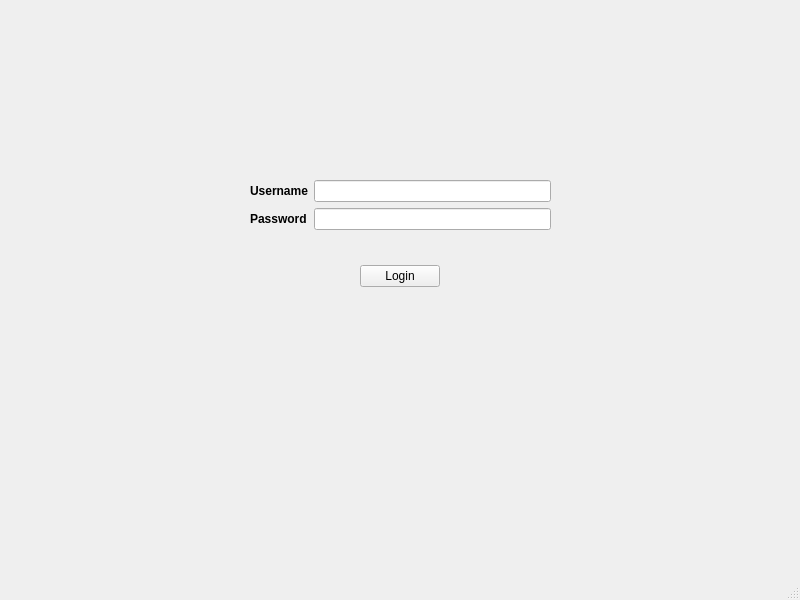
<?xml version="1.0" encoding="UTF-8"?>
<ui version="4.0">
 <class>TestProject</class>
 <widget class="QMainWindow" name="TestProject">
  <property name="geometry">
   <rect>
    <x>0</x>
    <y>0</y>
    <width>800</width>
    <height>600</height>
   </rect>
  </property>
  <property name="windowTitle">
   <string>TestProject</string>
  </property>
  <widget class="QWidget" name="centralwidget">
   <widget class="QStackedWidget" name="stackedWidget">
    <property name="geometry">
     <rect>
      <x>0</x>
      <y>-60</y>
      <width>801</width>
      <height>551</height>
     </rect>
    </property>
    <property name="currentIndex">
     <number>0</number>
    </property>
    <widget class="QWidget" name="page">
     <widget class="QWidget" name="verticalLayoutWidget">
      <property name="geometry">
       <rect>
        <x>250</x>
        <y>240</y>
        <width>301</width>
        <height>107</height>
       </rect>
      </property>
      <layout class="QVBoxLayout" name="verticalLayout">
       <item>
        <layout class="QFormLayout" name="formLayout">
         <item row="0" column="1">
          <widget class="QLineEdit" name="usernameLineEdit"/>
         </item>
         <item row="1" column="0">
          <widget class="QLabel" name="label_2">
           <property name="text">
            <string>&lt;html&gt;&lt;head/&gt;&lt;body&gt;&lt;p&gt;&lt;span style=&quot; font-weight:700;&quot;&gt;Password&lt;/span&gt;&lt;/p&gt;&lt;/body&gt;&lt;/html&gt;</string>
           </property>
          </widget>
         </item>
         <item row="1" column="1">
          <widget class="QLineEdit" name="passwordLineEdit"/>
         </item>
         <item row="0" column="0">
          <widget class="QLabel" name="label">
           <property name="text">
            <string>&lt;html&gt;&lt;head/&gt;&lt;body&gt;&lt;p&gt;&lt;span style=&quot; font-weight:700;&quot;&gt;Username&lt;/span&gt;&lt;/p&gt;&lt;/body&gt;&lt;/html&gt;</string>
           </property>
          </widget>
         </item>
        </layout>
       </item>
       <item alignment="Qt::AlignHCenter">
        <widget class="QPushButton" name="loginButton">
         <property name="maximumSize">
          <size>
           <width>249</width>
           <height>16777215</height>
          </size>
         </property>
         <property name="text">
          <string>Login</string>
         </property>
        </widget>
       </item>
      </layout>
     </widget>
    </widget>
    <widget class="QWidget" name="page_2">
     <widget class="QLabel" name="label_3">
      <property name="geometry">
       <rect>
        <x>290</x>
        <y>210</y>
        <width>271</width>
        <height>131</height>
       </rect>
      </property>
      <property name="text">
       <string>&lt;!DOCTYPE HTML PUBLIC &quot;-//W3C//DTD HTML 4.0//EN&quot; &quot;http://www.w3.org/TR/REC-html40/strict.dtd&quot;&gt;
&lt;html&gt;&lt;head&gt;&lt;meta name=&quot;qrichtext&quot; content=&quot;1&quot; /&gt;&lt;meta charset=&quot;utf-8&quot; /&gt;&lt;style type=&quot;text/css&quot;&gt;
p, li { white-space: pre-wrap; }
hr { height: 1px; border-width: 0; }
&lt;/style&gt;&lt;/head&gt;&lt;body style=&quot; font-family:'.AppleSystemUIFont'; font-size:13pt; font-weight:400; font-style:normal;&quot;&gt;
&lt;p style=&quot; margin-top:0px; margin-bottom:0px; margin-left:0px; margin-right:0px; -qt-block-indent:0; text-indent:0px;&quot;&gt;&lt;span style=&quot; font-weight:700;&quot;&gt;Welcome to your account, Victor!&lt;/span&gt;&lt;/p&gt;
&lt;p style=&quot;-qt-paragraph-type:empty; margin-top:0px; margin-bottom:0px; margin-left:0px; margin-right:0px; -qt-block-indent:0; text-indent:0px; font-weight:700;&quot;&gt;&lt;br /&gt;&lt;/p&gt;
&lt;p style=&quot; margin-top:0px; margin-bottom:0px; margin-left:0px; margin-right:0px; -qt-block-indent:0; text-indent:0px;&quot;&gt;Here is the link to the &lt;a href=&quot;https://trello.com/b/IucvHG1I/authentication-system&quot;&gt;&lt;span style=&quot; text-decoration: underline; color:#007af4;&quot;&gt;Trello Board&lt;/span&gt;&lt;/a&gt;&lt;/p&gt;&lt;/body&gt;&lt;/html&gt;</string>
      </property>
     </widget>
     <widget class="QPushButton" name="logoutButton">
      <property name="geometry">
       <rect>
        <x>20</x>
        <y>510</y>
        <width>100</width>
        <height>32</height>
       </rect>
      </property>
      <property name="text">
       <string>Log out</string>
      </property>
     </widget>
    </widget>
   </widget>
  </widget>
  <widget class="QMenuBar" name="menubar">
   <property name="geometry">
    <rect>
     <x>0</x>
     <y>0</y>
     <width>800</width>
     <height>22</height>
    </rect>
   </property>
  </widget>
  <widget class="QStatusBar" name="statusbar"/>
 </widget>
 <resources/>
 <connections/>
</ui>
